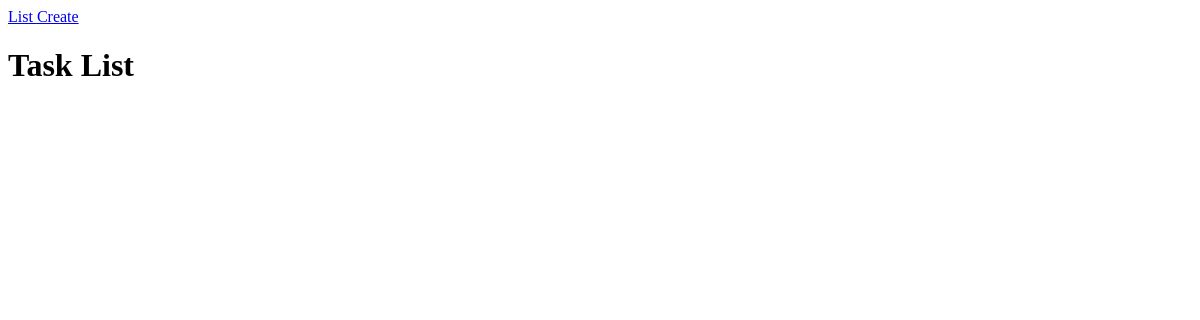
Page /turbo-drive/list/ on the earlier database version.
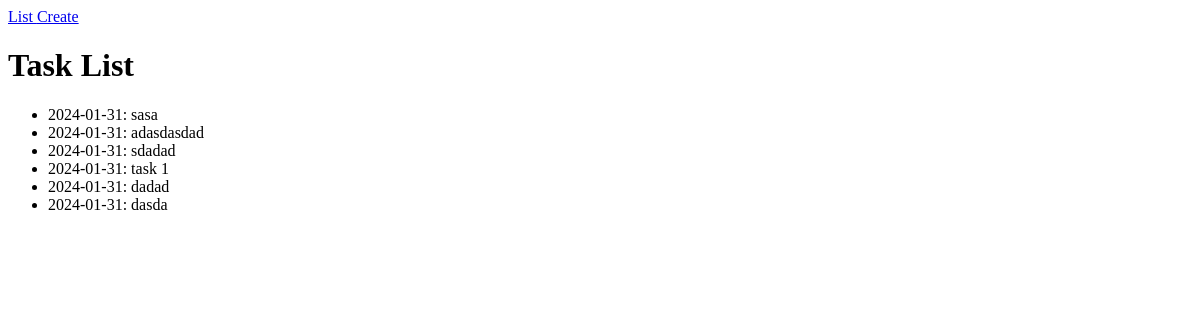
Same page on the later database version.
### hotwire_django_app/tasks/models.py (models this page shows)
class Task(models.Model):
    title = models.CharField(
        max_length=250,
        validators=[MinLengthValidator(limit_value=3)]
    )
    due_date = models.DateField(default=timezone.now)

### hotwire_django_app/turbo_drive/views.py (the view)
# urls.py: path('list/', list_view, name='task-list'),
def list_view(request):
    object_list = Task.objects.all().order_by('-pk')
    context = {
        "object_list": object_list,
    }
    return render(request, 'turbo_drive/list.html', context)

### hotwire_django_app/templates/turbo_drive/list.html
{% extends "turbo_drive/base.html" %}
{% block content %}
  <div class="w-full max-w-7xl mx-auto px-4">
    <h1 class="text-4xl sm:text-6xl lg:text-7xl mb-6">Task List</h1>
    <div class="md:w-2/3 bg-white rounded-lg border mb-4">
      <ul class="divide-y-2 divide-gray-100" id="task-list-ul">
        {% for instance in object_list %}
          <li class="p-3 flex items-center">
            {{ instance.due_date|date:"Y-m-d" }}: {{ instance.title }}
          </li>
        {% endfor %}
      </ul>
    </div>
  </div>
{% endblock %}

Differences in the rows shown:
added Task: due_date "2024-01-31", title "sasa"
added Task: due_date "2024-01-31", title "adasdasdad"
added Task: due_date "2024-01-31", title "sdadad"
added Task: due_date "2024-01-31", title "task 1"
added Task: due_date "2024-01-31", title "dadad"
added Task: due_date "2024-01-31", title "dasda"
